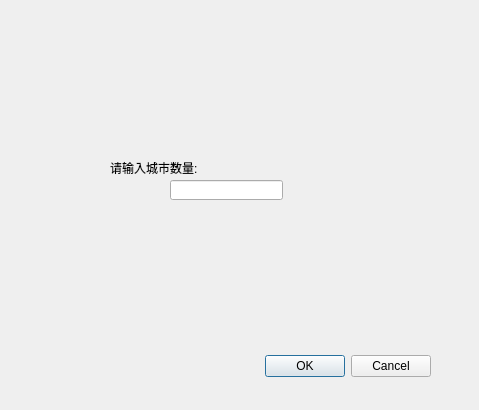
<?xml version="1.0" encoding="UTF-8"?>
<ui version="4.0">
 <class>multiadd</class>
 <widget class="QDialog" name="multiadd">
  <property name="geometry">
   <rect>
    <x>0</x>
    <y>0</y>
    <width>479</width>
    <height>410</height>
   </rect>
  </property>
  <property name="windowTitle">
   <string>Dialog</string>
  </property>
  <widget class="QDialogButtonBox" name="buttonBox">
   <property name="geometry">
    <rect>
     <x>90</x>
     <y>350</y>
     <width>341</width>
     <height>32</height>
    </rect>
   </property>
   <property name="orientation">
    <enum>Qt::Horizontal</enum>
   </property>
   <property name="standardButtons">
    <set>QDialogButtonBox::Cancel|QDialogButtonBox::Ok</set>
   </property>
  </widget>
  <widget class="QLineEdit" name="number">
   <property name="geometry">
    <rect>
     <x>170</x>
     <y>180</y>
     <width>113</width>
     <height>20</height>
    </rect>
   </property>
  </widget>
  <widget class="QLabel" name="label">
   <property name="geometry">
    <rect>
     <x>110</x>
     <y>160</y>
     <width>191</width>
     <height>16</height>
    </rect>
   </property>
   <property name="text">
    <string>请输入城市数量:</string>
   </property>
  </widget>
 </widget>
 <resources/>
 <connections>
  <connection>
   <sender>buttonBox</sender>
   <signal>accepted()</signal>
   <receiver>multiadd</receiver>
   <slot>accept()</slot>
   <hints>
    <hint type="sourcelabel">
     <x>248</x>
     <y>254</y>
    </hint>
    <hint type="destinationlabel">
     <x>157</x>
     <y>274</y>
    </hint>
   </hints>
  </connection>
  <connection>
   <sender>buttonBox</sender>
   <signal>rejected()</signal>
   <receiver>multiadd</receiver>
   <slot>reject()</slot>
   <hints>
    <hint type="sourcelabel">
     <x>316</x>
     <y>260</y>
    </hint>
    <hint type="destinationlabel">
     <x>286</x>
     <y>274</y>
    </hint>
   </hints>
  </connection>
 </connections>
</ui>
